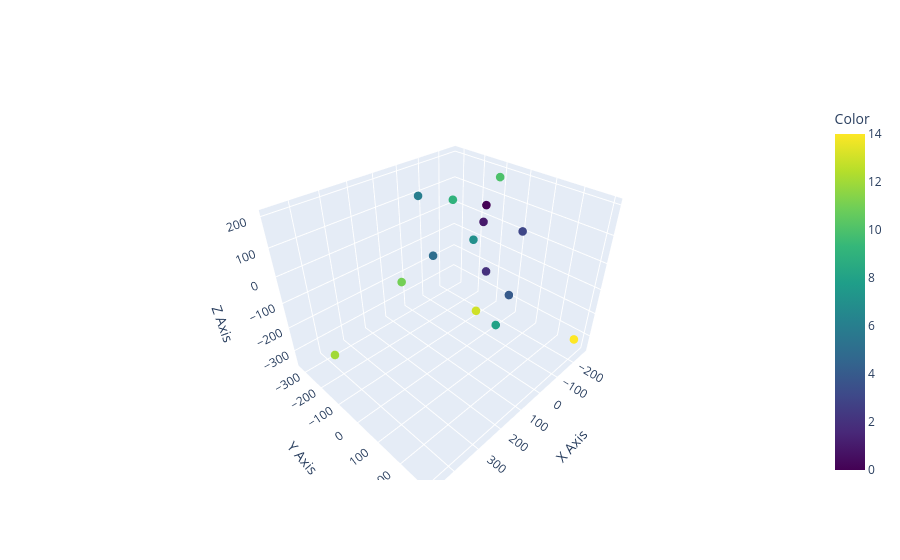

The notebook cell saved with this chart:
### Code cell
import plotly.graph_objects as go

# Sample data: replace these with your actual data points
x = pca_[:, 0].cpu().numpy()
y = pca_[:, 1].cpu().numpy()
z = pca_[:, 2].cpu().numpy()
color_values = torch.arange(0, 15).repeat_interleave(pca_.shape[0]//15).cpu().numpy()

# Create 3D scatter plot with color mapping
fig = go.Figure(data=[go.Scatter3d(
    x=x,
    y=y,
    z=z,
    mode='markers',
    marker=dict(
        size=5,
        color=color_values,        # Set color based on color values
        colorscale='Viridis',      # Choose a colorscale, e.g., 'Viridis', 'Cividis', etc.
        colorbar=dict(title='Color')
    )
)])

# Update layout for better visualization
fig.update_layout(scene=dict(
    xaxis_title='X Axis',
    yaxis_title='Y Axis',
    zaxis_title='Z Axis'
))

fig.show()

### Figure 1 — Plotly figure (JSON) as saved in the notebook; plotly's stock layout.template omitted (floating-point values rounded to 4 significant figures)
{"data": [{"marker": {"color": [0, 1, 2, 3, 4, 5, 6, 7, 8, 9, 10, 11, 12, 13, 14], "colorbar": {"title": {"text": "Color"}}, "colorscale": [[0, "#440154"], [0.1111, "#482878"], [0.2222, "#3e4989"], [0.3333, "#31688e"], [0.4444, "#26828e"], [0.5556, "#1f9e89"], [0.6667, "#35b779"], [0.7778, "#6ece58"], [0.8889, "#b5de2b"], [1, "#fde725"]], "size": 5}, "mode": "markers", "type": "scatter3d", "x": [-5.483, -5.525, -16.41, -21.4, -31.53, 50.06, 28.49, 23.31, -149.3, -152.2, -262.8, 25.17, 466.1, 292.1, -209.4], "y": [49.4, 42.09, 54.49, 172.9, 140.3, -119.5, -207.9, 30.65, 10.33, -226.5, -108.0, -325.8, -109.8, 280.7, 302.1], "z": [202.1, 145.9, -28.17, 157.3, -84.91, -15.71, 161.5, 92.58, -352.5, 84.92, 171.2, -232.3, -177.8, 107.1, -280.8]}], "layout": {"scene": {"xaxis": {"title": {"text": "X Axis"}}, "yaxis": {"title": {"text": "Y Axis"}}, "zaxis": {"title": {"text": "Z Axis"}}}}}
